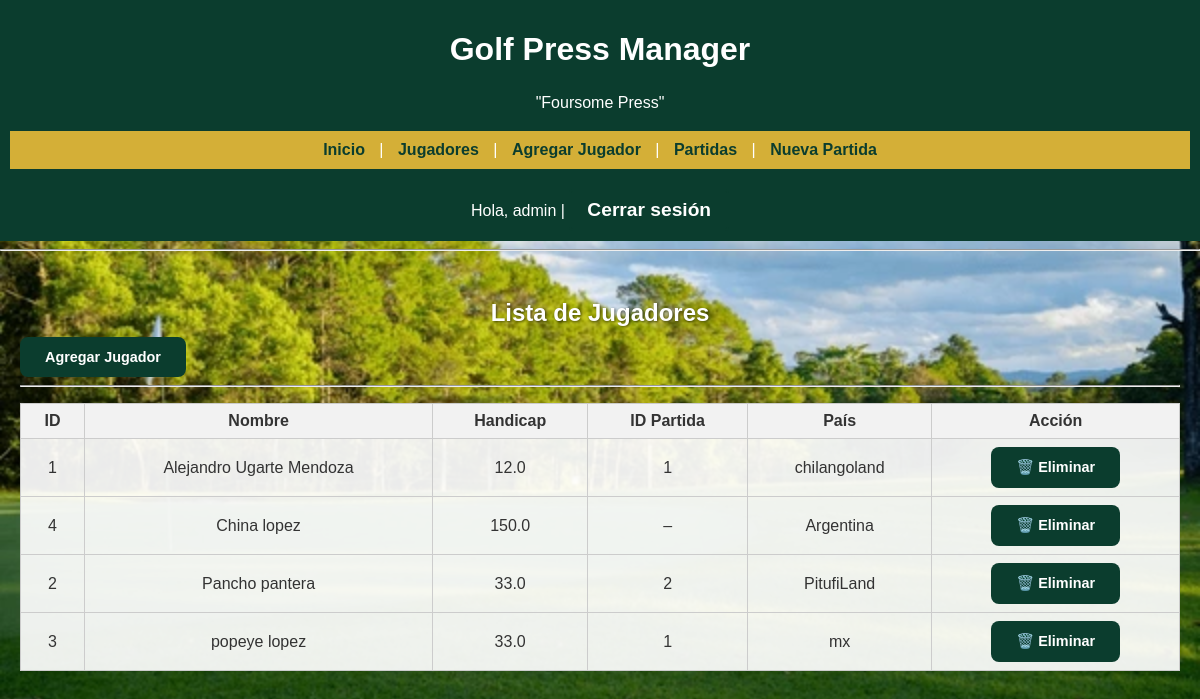
The page /players/ (signed in) on the database its author committed.
### models/user.py (models this page shows, shortened)
class User(db.Model, UserMixin):
    __tablename__ = 'users'
    id = db.Column(db.Integer, primary_key=True)
    username = db.Column(db.String(80), unique=True, nullable=False)
    password_hash = db.Column(db.String(128), nullable=False)
    role = db.Column(db.String(20), nullable=False)  # 'admin', 'executive', 'player'

### models/player.py (models this page shows, shortened)
class Player(db.Model):
    __tablename__ = 'players'
    id = db.Column(db.Integer, primary_key=True)
    name = db.Column(db.String(100), nullable=False)
    handicap = db.Column(db.Float, nullable=True)
    country = db.Column(db.String(50), nullable=True)
    match_id = db.Column(db.Integer, db.ForeignKey('matches.id'))
    match = db.relationship('Match', backref='players')  # usar string si hay error

### controllers/player_controller.py (the view)
@player_bp.route('/')
@login_required
@role_required('admin', 'executive', 'player')
def list_players():
    jugadores_info = []
    for p in Player.query.order_by(Player.name).all():
        partida_activa = MatchPlayer.query.join(Match)\
            .filter(MatchPlayer.player_id == p.id, Match.estado == 'activa')\
            .first()  # Ajusta 'estado' si tu columna se llama diferente
        jugadores_info.append({
            'id': p.id,
            'name': p.name,
            'handicap': p.handicap,
            'country': p.country,
            'match_id': partida_activa.match_id if partida_activa else None
        })
    return render_template('players/list_players.html', players=jugadores_info, titulo="Jugadores")

### controllers/auth_controller.py (called while the page is built)
@login_manager.user_loader
def load_user(user_id):
    return User.query.get(int(user_id))

def role_required(*roles):
    def decorator(f):
        @wraps(f)
        def wrapped(*args, **kwargs):
            if not current_user.is_authenticated:
                flash('Debe iniciar sesión para acceder a esta página.', 'warning')
                return login_manager.unauthorized()
            if current_user.role not in roles:
                flash('No tienes permisos para acceder a esta página.', 'danger')
                return redirect(url_for('main.home'))
            return f(*args, **kwargs)
        return wrapped
    return decorator

### templates/players/list_players.html
{% extends 'base.html' %}
{% block contenido %}
<h2>Lista de Jugadores</h2>
<a href="{{ url_for('player.add_player') }}" class="btn">Agregar Jugador</a>
<hr>
{% if players %}
<table border="1" cellpadding="6">
  <tr>
    <th>ID</th>
    <th>Nombre</th>
    <th>Handicap</th>
    <th>ID Partida</th>
    <th>País</th>
    <th>Acción</th>
  </tr>
  {% for p in players %}
  <tr>
    <td>{{ p.id }}</td>
    <td>{{ p.name }}</td>
    <td>{{ p.handicap }}</td>
    <td>{{ p.match_id if p.match_id else '–' }}</td>
    <td>{{ p.country }}</td>
    <td>
      <form action="{{ url_for('player.delete_player', player_id=p.id) }}" method="POST" onsubmit="return confirm('¿Eliminar a {{ p.name }}?');" style="display:inline">
        <button type="submit" class="btn">🗑️ Eliminar</button>
      </form>
    </td>
  </tr>
  {% endfor %}
</table>
{% else %}
<p>No hay jugadores registrados aún.</p>
{% endif %}
{% endblock %}

### templates/base.html (shortened to what this page needs)
<!DOCTYPE html>
<html lang="es">
<head>
    <link rel="stylesheet" href="{{ url_for('static', filename='css/style.css') }}">
</head>
<body>
    <header>
        <h1 style="text-align: center;">Golf Press Manager</h1>
        <p style="text-align: center;">"Foursome Press"</p>
        <nav class="navbar">
            <a href="{{ url_for('main.home') }}">Inicio</a> |
            <a href="{{ url_for('player.list_players') }}">Jugadores</a>  |
            <a href="{{ url_for('player.add_player') }}">Agregar Jugador</a> |
            <a href="{{ url_for('match.list_matches') }}">Partidas</a> |
            <a href="{{ url_for('match.new_match') }}">Nueva Partida</a>
        </nav>
        <nav>
            {% if current_user.is_authenticated %}
                Hola, {{ current_user.username }} |
                <a href="{{ url_for('auth.logout') }}" class="btn-global">Cerrar sesión</a>
            {% else %}
                <a href="{{ url_for('auth.login') }}" class="btn-global">Iniciar sesión</a>
            {% endif %}
        </nav>
    </header>
<hr>
    <main>
        {% block contenido %}{% endblock %}
    </main>
</body>
</html>

### static/css/style.css (style rules this page uses)
body { font-family: Bold, sans-serif; margin: 0; padding: 0; background-image: url("../img/fondo-golf.jpg"); background-size: cover; background-position: center; background-repeat: no-repeat; background-attachment: fixed; color: #333; }
header { background-color: #0B3D2E; color: #FFFFFF; padding: 10px; text-align: center; }
.navbar { background-color: #D4AF37; padding: 10px; text-align: center; }
.navbar a { color: #0B3D2E; text-decoration: none; margin: 0 10px; font-weight: bold; transition: color 0.3s ease; }
main { padding: 20px; }
h2 { text-align: center; color: #ffffff; text-shadow: 1px 1px 3px rgba(0,0,0,0.6); margin-bottom: 10px; }
p, ul { text-align: justify; line-height: 1.6; }
.btn { display: inline-block; text-decoration: none; background-color: #0B3D2E; color: white; padding: 12px 25px; border-radius: 8px; font-weight: bold; transition: background-color 0.3s ease, transform 0.2s ease; border: none; cursor: pointer; font-size: 0.9rem; }
table { width: 100%; border-collapse: collapse; margin-top: 1rem; }
table th, table td { border: 1px solid #ccc; padding: 0.5rem 0.7rem; text-align: center; }
table th { background-color: #f2f2f2; }
table td { background-color: rgba(255, 255, 255, 0.92); }
.btn-global { background-color: #0B3D2E; color: white; border: 2px solid #0B3D2E; padding: 8px 16px; font-size: 1.2em; font-weight: bold; cursor: pointer; border-radius: 4px; transition: background-color 0.3s, color 0.3s; text-decoration: none; display: inline-block; margin-top: 20px; }

### rows shown on the page
User: username "admin"
Player: id "1", name "Alejandro Ugarte Mendoza", handicap "12.0", country "chilangoland"
Player: id "4", name "China lopez", handicap "150.0", match_id "–", country "Argentina"
Player: id "2", name "Pancho pantera", handicap "33.0", country "PitufiLand"
Player: id "3", name "popeye lopez", handicap "33.0", match_id "1", country "mx"
